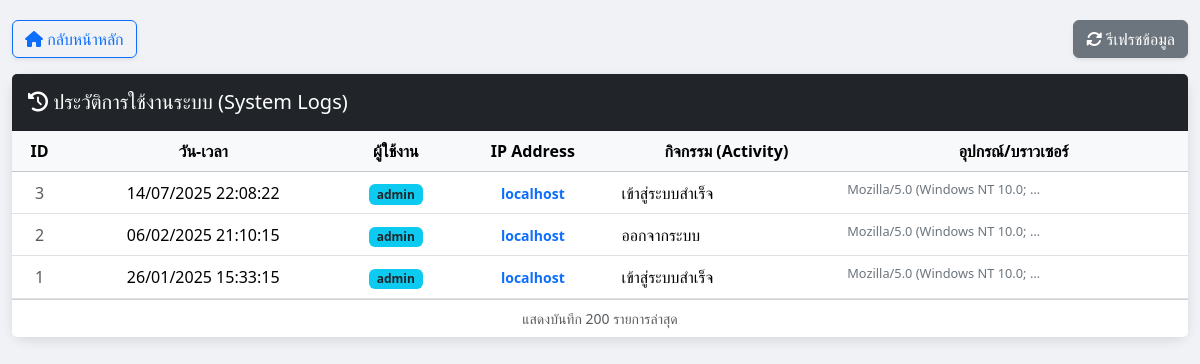
Page /view_logs.php (signed in) on the earlier database version.
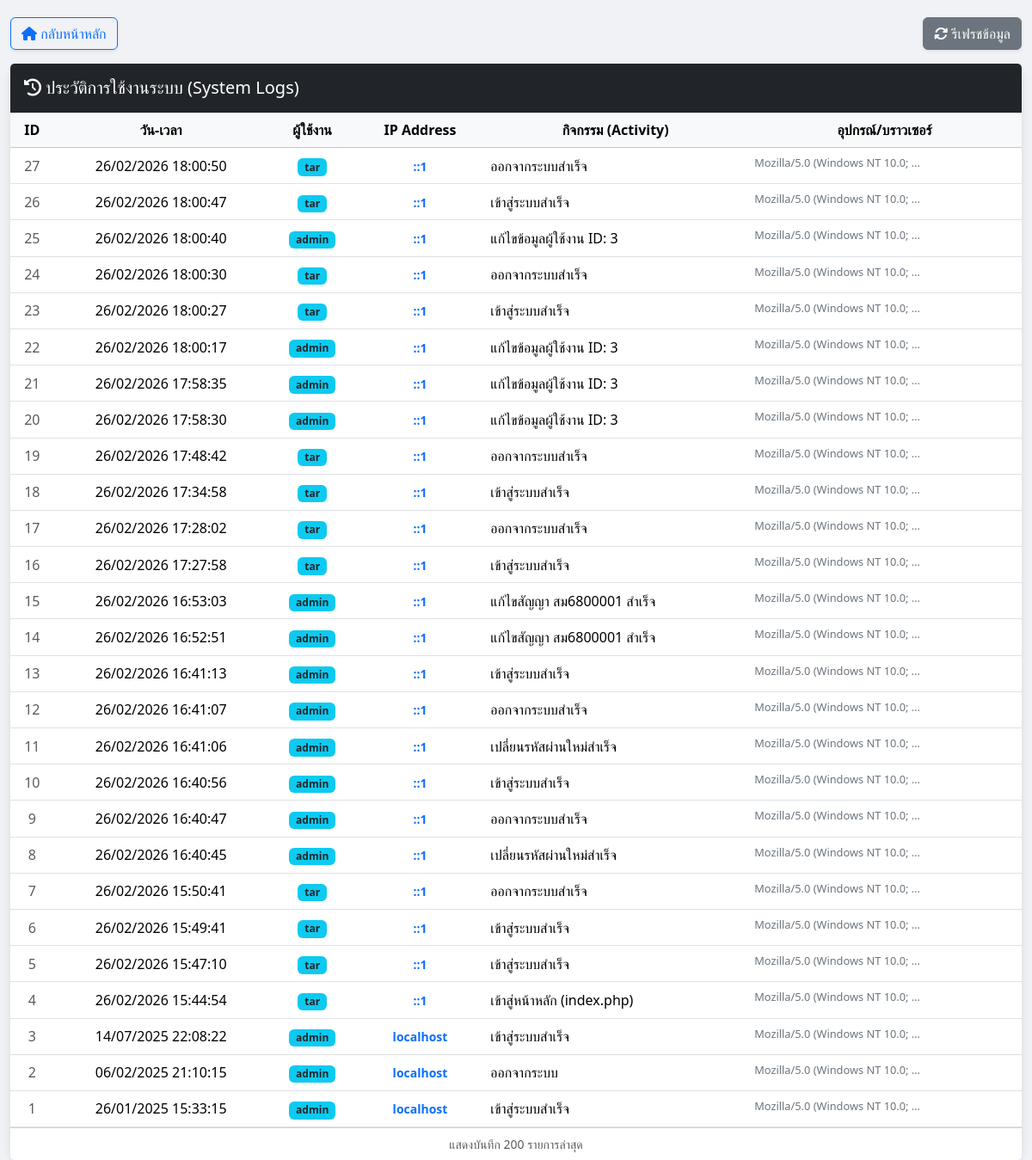
Same page on the later database version.
### tables this page shows
CREATE TABLE `log_tb` (
  `log_id` int(10) UNSIGNED NOT NULL,
  `username` varchar(100) NOT NULL,
  `ip_address` varchar(100) NOT NULL,
  `ua` varchar(100) NOT NULL,
  `activity` varchar(100) NOT NULL,
  `date_time` datetime NOT NULL
);

### view_logs.php (the view, shortened to what this page needs)
<?php
include 'check_permission.php';
?>
<!DOCTYPE html>
<html lang="th">
<head>
    <?php
		include 'lib_head.php';
	?>
</head>
<body>
    <div class="container-fluid" style="max-width: 1200px;">
        <div class="d-flex justify-content-between mb-3">
            <a href="index.php" class="btn btn-outline-primary shadow-sm"><i class="fas fa-home"></i> กลับหน้าหลัก</a>
            <button class="btn btn-secondary shadow-sm" onclick="window.location.reload();">
                <i class="fas fa-sync-alt"></i> รีเฟรชข้อมูล
            </button>
        </div>
        <div class="card main-card">
            <div class="card-header bg-dark text-white py-3">
                <h5 class="mb-0"><i class="fas fa-history"></i> ประวัติการใช้งานระบบ (System Logs)</h5>
            </div>
            <div class="card-body p-0">
                <div class="table-responsive">
                    <table class="table table-hover align-middle mb-0">
                        <thead class="table-light text-center">
                            <tr>
                                <th>ID</th>
                                <th>วัน-เวลา</th>
                                <th>ผู้ใช้งาน</th>
                                <th>IP Address</th>
                                <th>กิจกรรม (Activity)</th>
                                <th>อุปกรณ์/บราวเซอร์</th>
                            </tr>
                        </thead>
                        <tbody>
                            <?php
                            try {
                                $stmt = $conn->query("SELECT * FROM log_tb ORDER BY log_id DESC LIMIT 200");
                                while($row = $stmt->fetch(PDO::FETCH_ASSOC)) {
                                    echo "<tr>";
                                    echo "<td class='text-center text-muted'>{$row['log_id']}</td>";
                                    echo "<td class='text-center' style='white-space:nowrap;'>".date('d/m/Y H:i:s', strtotime($row['date_time']))."</td>";
                                    echo "<td class='text-center'><span class='badge bg-info text-dark'>{$row['username']}</span></td>";
                                    echo "<td class='text-center'><small class='fw-bold text-primary'>{$row['ip_address']}</small></td>";
                                    echo "<td>" . htmlspecialchars($row['activity']) . "</td>";
                                    echo "<td><span class='ua-text' title='".htmlspecialchars($row['ua'])."'>{$row['ua']}</span></td>";
                                    echo "</tr>";
                                }
                            } catch (PDOException $e) {
                                echo "<tr><td colspan='6' class='text-center text-danger'>เกิดข้อผิดพลาด: {$e->getMessage()}</td></tr>";
                            }
                            ?>
                        </tbody>
                    </table>
                </div>
            </div>
            <div class="card-footer bg-white text-muted small text-center">
                แสดงบันทึก 200 รายการล่าสุด
            </div>
        </div>
    </div>
</body>
</html>

### lib_head.php (shortened to what this page needs)
<link href="lib/bootstrap-5.3.8/css/bootstrap.min.css" rel="stylesheet">
<link href="lib/fontawesome-free-6.5.2/css/all.min.css" rel="stylesheet">

### view_logs.php (style rules this page uses)
body { background-color: #f0f2f5; padding-top: 20px; }
.main-card { border-radius: 1rem; box-shadow: 0 4px 12px rgba(0,0,0,0.1); border: none; }
.ua-text { max-width: 200px; overflow: hidden; text-overflow: ellipsis; white-space: nowrap; display: inline-block; font-size: 0.8rem; color: #6c757d; }

Differences in the rows shown:
added log_tb: log_id "27", date_time "26/02/2026 18:00:50", username "tar", ip_address "::1", activity "ออกจากระบบสำเร็จ", ua "Mozilla/5.0 (Windows NT 10.0;…"
added log_tb: log_id "26", date_time "26/02/2026 18:00:47", username "tar", ip_address "::1", activity "เข้าสู่ระบบสำเร็จ", ua "Mozilla/5.0 (Windows NT 10.0;…"
added log_tb: log_id "25", date_time "26/02/2026 18:00:40", username "admin", ip_address "::1", activity "แก้ไขข้อมูลผู้ใช้งาน ID: 3", ua "Mozilla/5.0 (Windows NT 10.0;…"
added log_tb: log_id "24", date_time "26/02/2026 18:00:30", username "tar", ip_address "::1", activity "ออกจากระบบสำเร็จ", ua "Mozilla/5.0 (Windows NT 10.0;…"
added log_tb: log_id "23", date_time "26/02/2026 18:00:27", username "tar", ip_address "::1", activity "เข้าสู่ระบบสำเร็จ", ua "Mozilla/5.0 (Windows NT 10.0;…"
added log_tb: log_id "22", date_time "26/02/2026 18:00:17", username "admin", ip_address "::1", activity "แก้ไขข้อมูลผู้ใช้งาน ID: 3", ua "Mozilla/5.0 (Windows NT 10.0;…"
added log_tb: log_id "21", date_time "26/02/2026 17:58:35", username "admin", ip_address "::1", activity "แก้ไขข้อมูลผู้ใช้งาน ID: 3", ua "Mozilla/5.0 (Windows NT 10.0;…"
added log_tb: log_id "20", date_time "26/02/2026 17:58:30", username "admin", ip_address "::1", activity "แก้ไขข้อมูลผู้ใช้งาน ID: 3", ua "Mozilla/5.0 (Windows NT 10.0;…"
added log_tb: log_id "19", date_time "26/02/2026 17:48:42", username "tar", ip_address "::1", activity "ออกจากระบบสำเร็จ", ua "Mozilla/5.0 (Windows NT 10.0;…"
added log_tb: log_id "18", date_time "26/02/2026 17:34:58", username "tar", ip_address "::1", activity "เข้าสู่ระบบสำเร็จ", ua "Mozilla/5.0 (Windows NT 10.0;…"
added log_tb: log_id "17", date_time "26/02/2026 17:28:02", username "tar", ip_address "::1", activity "ออกจากระบบสำเร็จ", ua "Mozilla/5.0 (Windows NT 10.0;…"
added log_tb: log_id "16", date_time "26/02/2026 17:27:58", username "tar", ip_address "::1", activity "เข้าสู่ระบบสำเร็จ", ua "Mozilla/5.0 (Windows NT 10.0;…"
added log_tb: log_id "15", date_time "26/02/2026 16:53:03", username "admin", ip_address "::1", activity "แก้ไขสัญญา สม6800001 สำเร็จ", ua "Mozilla/5.0 (Windows NT 10.0;…"
added log_tb: log_id "14", date_time "26/02/2026 16:52:51", username "admin", ip_address "::1", activity "แก้ไขสัญญา สม6800001 สำเร็จ", ua "Mozilla/5.0 (Windows NT 10.0;…"
added log_tb: log_id "13", date_time "26/02/2026 16:41:13", username "admin", ip_address "::1", activity "เข้าสู่ระบบสำเร็จ", ua "Mozilla/5.0 (Windows NT 10.0;…"
added log_tb: log_id "12", date_time "26/02/2026 16:41:07", username "admin", ip_address "::1", activity "ออกจากระบบสำเร็จ", ua "Mozilla/5.0 (Windows NT 10.0;…"
added log_tb: log_id "11", date_time "26/02/2026 16:41:06", username "admin", ip_address "::1", activity "เปลี่ยนรหัสผ่านใหม่สำเร็จ", ua "Mozilla/5.0 (Windows NT 10.0;…"
added log_tb: log_id "10", date_time "26/02/2026 16:40:56", username "admin", ip_address "::1", activity "เข้าสู่ระบบสำเร็จ", ua "Mozilla/5.0 (Windows NT 10.0;…"
added log_tb: log_id "9", date_time "26/02/2026 16:40:47", username "admin", ip_address "::1", activity "ออกจากระบบสำเร็จ", ua "Mozilla/5.0 (Windows NT 10.0;…"
added log_tb: log_id "8", date_time "26/02/2026 16:40:45", username "admin", ip_address "::1", activity "เปลี่ยนรหัสผ่านใหม่สำเร็จ", ua "Mozilla/5.0 (Windows NT 10.0;…"
added log_tb: log_id "7", date_time "26/02/2026 15:50:41", username "tar", ip_address "::1", activity "ออกจากระบบสำเร็จ", ua "Mozilla/5.0 (Windows NT 10.0;…"
added log_tb: log_id "6", date_time "26/02/2026 15:49:41", username "tar", ip_address "::1", activity "เข้าสู่ระบบสำเร็จ", ua "Mozilla/5.0 (Windows NT 10.0;…"
added log_tb: log_id "5", date_time "26/02/2026 15:47:10", username "tar", ip_address "::1", activity "เข้าสู่ระบบสำเร็จ", ua "Mozilla/5.0 (Windows NT 10.0;…"
added log_tb: log_id "4", date_time "26/02/2026 15:44:54", username "tar", ip_address "::1", activity "เข้าสู่หน้าหลัก (index.php)", ua "Mozilla/5.0 (Windows NT 10.0;…"
